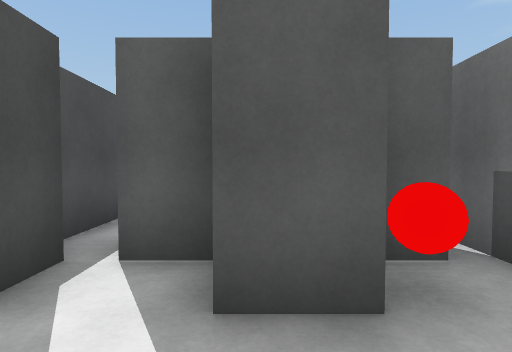
[1] (above)

16 first-person views from a walk through a 3-D level made in the Unity game engine. The camera is 1.3 m above the floor, tilts 2° down and sees 80° across. The floor is counted in squares, 1.5 m on a side. Each view is taken from the middle of a square. On the plan, view 1 faces up. The plan holds only what a view shows up to about 11 squares ahead; the rest is blank. The player character is not drawn.

[2]
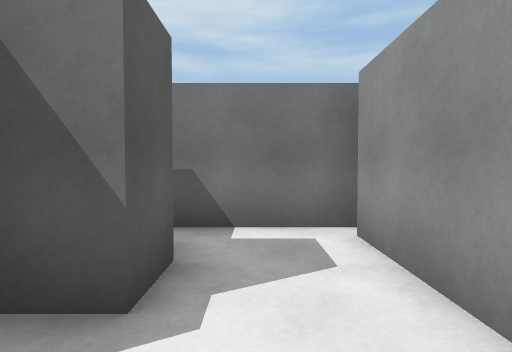

[3]
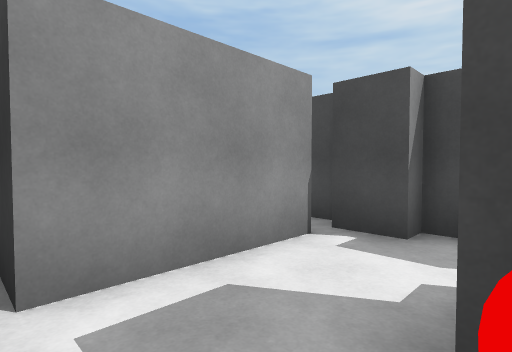

[4]
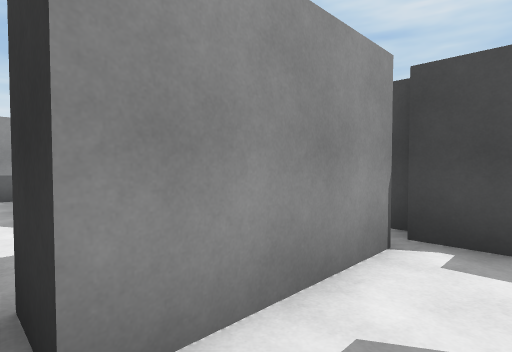

[5]
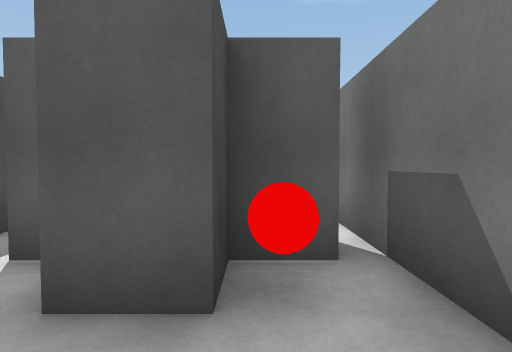

[6]
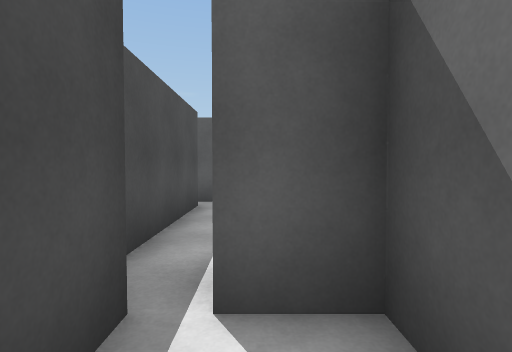

[7]
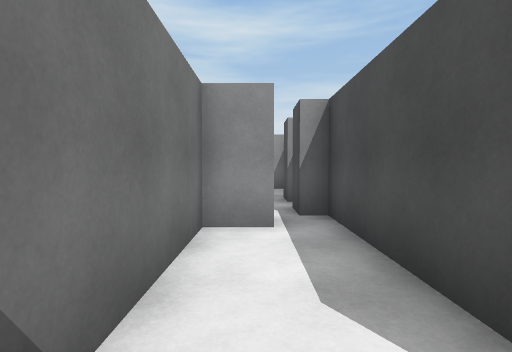

[8]
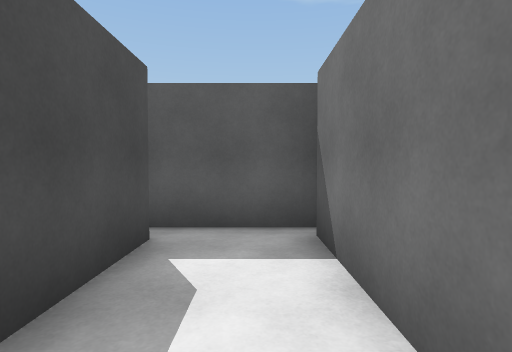

[9]
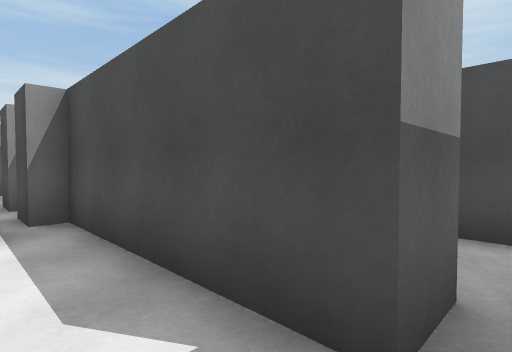

[10]
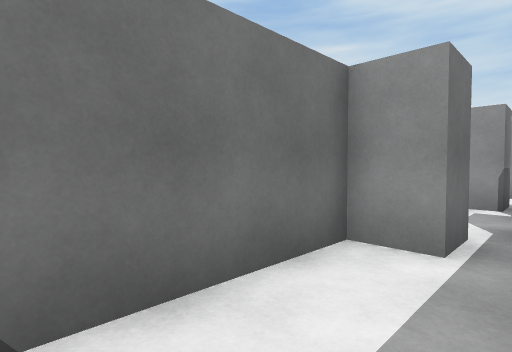

[11]
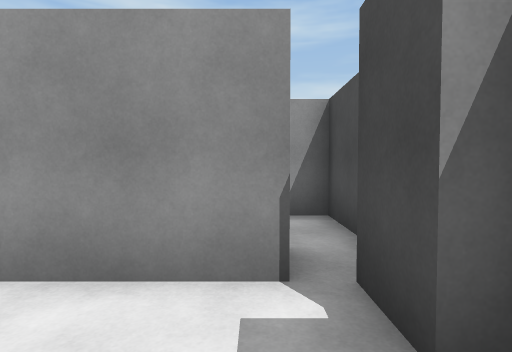

[12]
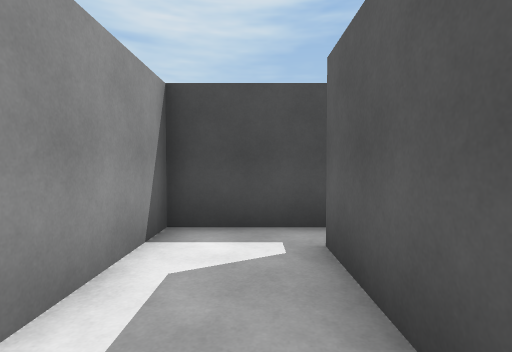

[13]
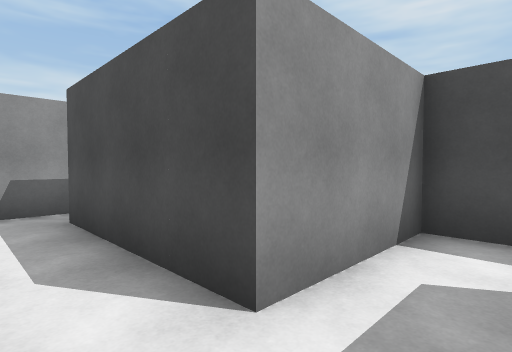

[14]
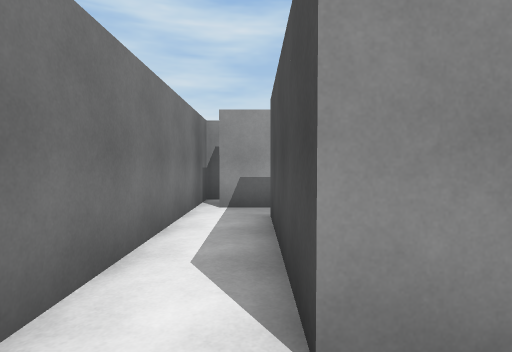

[15]
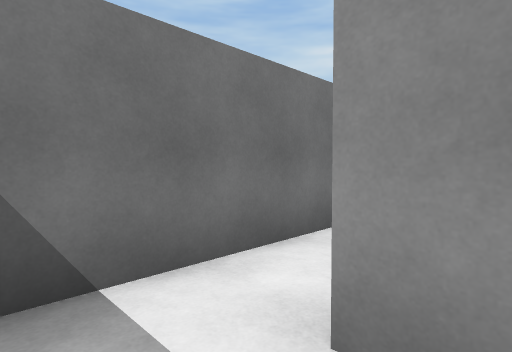

[16]
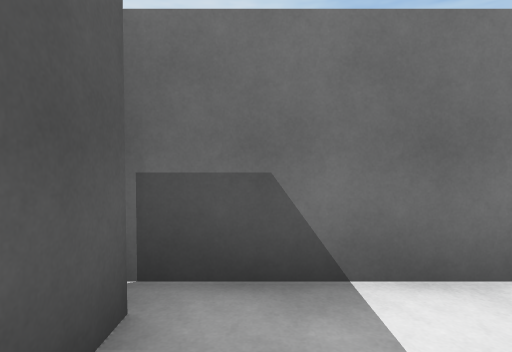

### Floor plan
Ten units are one square. View 1 is at (0, 0); x grows to the right and y downward. Boxes are objects, and circles mark ways between rooms. Rooms are numbered by the first view taken in them; rooms with no view inside come last. Other rooms are left out.
<svg viewBox="-39 -87 66 190">
<path fill="none" stroke="#000" d="M19 -27 7 -27 7 -17 -3 -17 -3 -27 -13 -27M22 6 22 -36M-13 2 17 2M-23 -12 -23 -8 -18 -8 -18 2M-18 -28 -18 -18M-34 -76 -23 -76 -23 -28 -18 -28M-1 -82 -25 -82M-13 -27 -13 -37 -3 -37 -3 -78M17 2 17 12 -13 12 -13 2M5 82 18 82M-23 4 -23 32 7 32 7 72M22 98 22 6"/>
<rect x="5" y="-25" width="10" height="10" fill="#bbb"><title>other object</title></rect>
<circle cx="20" cy="10" r="3" fill="#2a7"/>
<text x="10" y="-10">1</text>
<text x="-20" y="-60">2</text>
<text x="10" y="40">3</text>
</svg>
Room 1 opens to room 3.

Where each view was taken, in squares from view 1:
view 1: 0 up, 0 right, facing up
view 2: 1 up, 2 left, facing right
view 3: 2 up, 2 right, facing down-left
view 4: 1 up, 2 right, facing down-left
view 5: 0 up, 1 right, facing up
view 6: 1 up, 1 left, facing up
view 7: 8 up, 1 left, facing down
view 8: 4 up, 1 left, facing up
view 9: 8 up, 1 left, facing down-left
view 10: 7 up, 2 left, facing down-right
view 11: 2 up, 1 left, facing down
view 12: 2 down, 2 right, facing left
view 13: 2 down, 2 right, facing down-left
view 14: 2 down, 1 right, facing down
view 15: 2 down, 0 right, facing down-right
view 16: 2 down, 0 right, facing right
